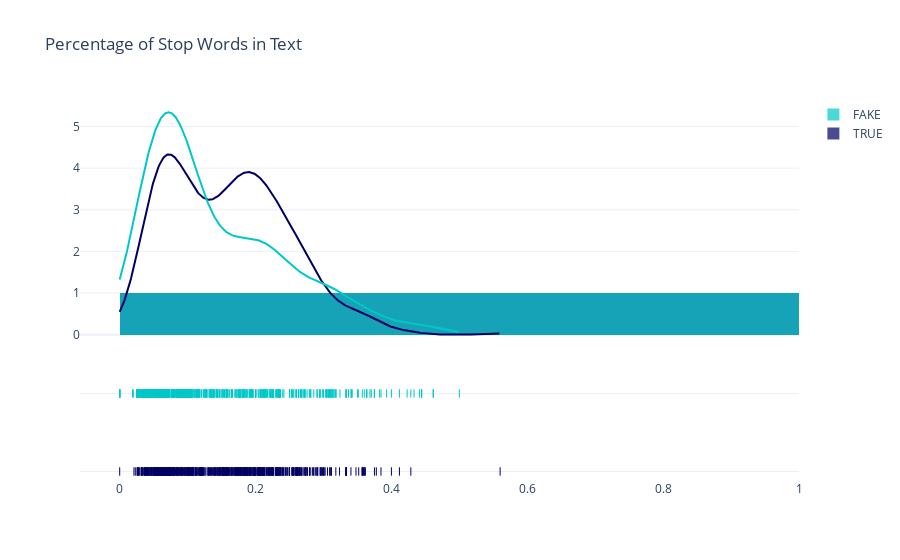

The code cell stored with this chart in its notebook:
### Markdown cell above
### Stop Words in Article Body

### Code cell
x1 = dataset.loc[dataset['label']=='TRUE']['text_pct_stop_words']
x2 = dataset.loc[dataset['label'] == 'FAKE']['text_pct_stop_words']

group_labels = ['TRUE', 'FAKE']

colors = ['rgb(0, 0, 100)', 'rgb(0, 200, 200)']

fig = ff.create_distplot(
    [x1, x2], group_labels,colors=colors)

fig.update_layout(title_text='Percentage of Stop Words in Text', template="plotly_white")
fig.show()

### Figure 1 — Plotly figure (JSON) as saved in the notebook; plotly's stock layout.template omitted (floating-point values rounded to 4 significant figures; data arrays with more than 128 entries replaced by an {"elided": "..."} marker saying what was removed)
{"data": [{"autobinx": false, "histnorm": "probability density", "legendgroup": "TRUE", "marker": {"color": "rgb(0, 0, 100)"}, "name": "TRUE", "opacity": 0.7, "type": "histogram", "x": {"elided": "586 float values"}, "xaxis": "x", "xbins": {"end": 0.56, "size": 1, "start": 0}, "yaxis": "y"}, {"autobinx": false, "histnorm": "probability density", "legendgroup": "FAKE", "marker": {"color": "rgb(0, 200, 200)"}, "name": "FAKE", "opacity": 0.7, "type": "histogram", "x": {"elided": "578 float values"}, "xaxis": "x", "xbins": {"end": 0.5, "size": 1, "start": 0}, "yaxis": "y"}, {"legendgroup": "TRUE", "marker": {"color": "rgb(0, 0, 100)"}, "mode": "lines", "name": "TRUE", "showlegend": false, "type": "scatter", "x": {"elided": "500 float values"}, "xaxis": "x", "y": {"elided": "500 float values"}, "yaxis": "y"}, {"legendgroup": "FAKE", "marker": {"color": "rgb(0, 200, 200)"}, "mode": "lines", "name": "FAKE", "showlegend": false, "type": "scatter", "x": {"elided": "500 float values"}, "xaxis": "x", "y": {"elided": "500 float values"}, "yaxis": "y"}, {"legendgroup": "TRUE", "marker": {"color": "rgb(0, 0, 100)", "symbol": "line-ns-open"}, "mode": "markers", "name": "TRUE", "showlegend": false, "type": "scatter", "x": {"elided": "586 float values"}, "xaxis": "x", "y": {"elided": "586 str values"}, "yaxis": "y2"}, {"legendgroup": "FAKE", "marker": {"color": "rgb(0, 200, 200)", "symbol": "line-ns-open"}, "mode": "markers", "name": "FAKE", "showlegend": false, "type": "scatter", "x": {"elided": "578 float values"}, "xaxis": "x", "y": {"elided": "578 str values"}, "yaxis": "y2"}], "layout": {"barmode": "overlay", "hovermode": "closest", "legend": {"traceorder": "reversed"}, "title": {"text": "Percentage of Stop Words in Text"}, "xaxis": {"anchor": "y2", "domain": [0, 1], "zeroline": false}, "yaxis": {"anchor": "free", "domain": [0.35, 1], "position": 0}, "yaxis2": {"anchor": "x", "domain": [0, 0.25], "dtick": 1, "showticklabels": false}}}
